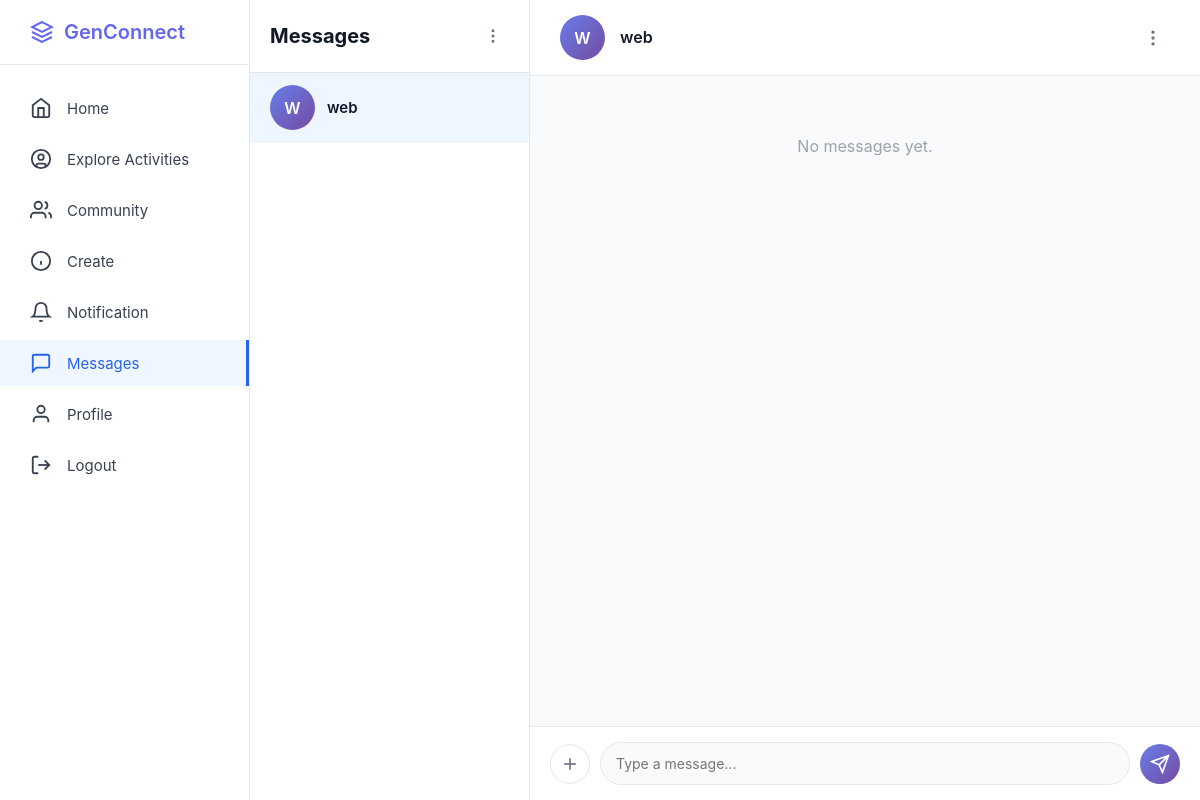
The page /messages/4?is_group=true (signed in) on the database as committed earlier.
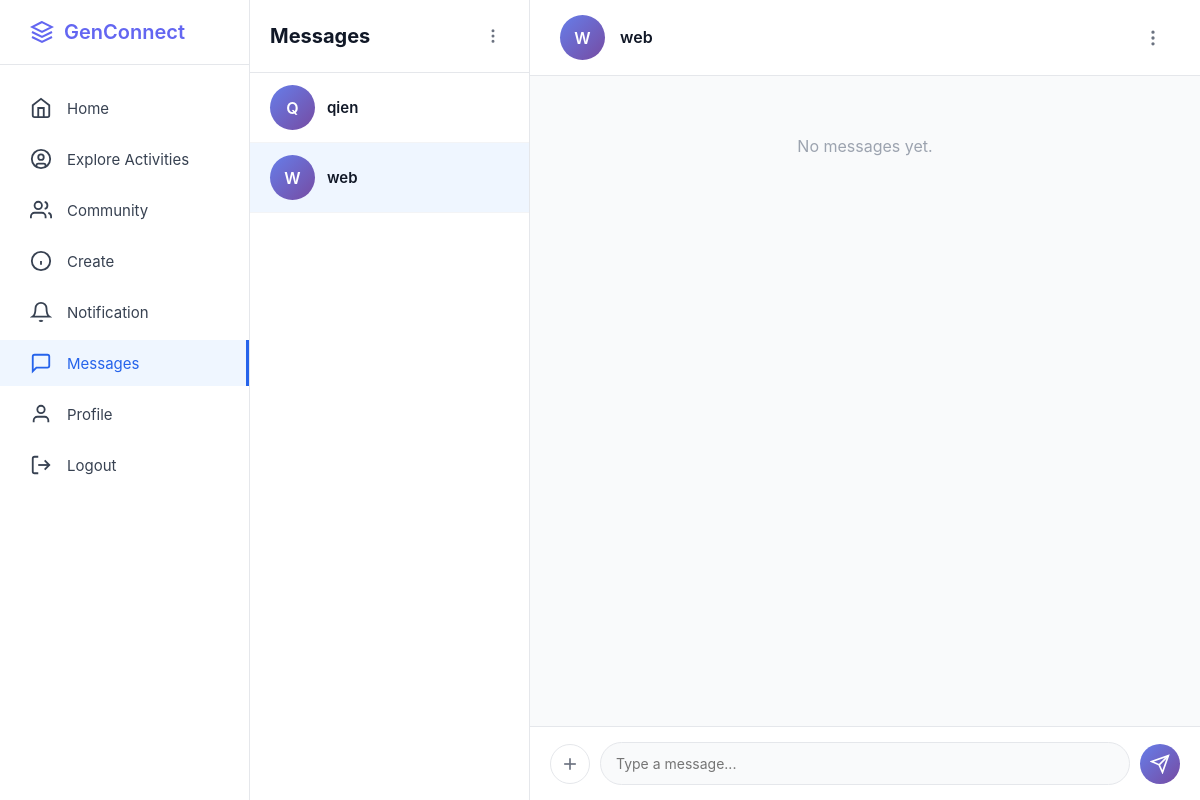
The same page on the database as committed later.
### app.py (models this page shows, shortened)
class Community(db.Model):
    __tablename__ = 'communities'
    id = db.Column(db.Integer, primary_key=True)
    name = db.Column(db.String(100), nullable=False)
    description = db.Column(db.Text, nullable=True)
    image_url = db.Column(db.String(255), nullable=True)
    creator_id = db.Column(db.Integer, db.ForeignKey('users.id'), nullable=False)
    created_at = db.Column(db.DateTime, default=datetime.utcnow)
    memberships = db.relationship('CommunityMember', backref='community', lazy=True, cascade='all, delete-orphan')
    def get_member_count(self):
        return CommunityMember.query.filter_by(community_id=self.id).count()

class User(db.Model):
    __tablename__ = 'users'
    id = db.Column(db.Integer, primary_key=True)
    username = db.Column(db.String(80), unique=True, nullable=False)
    email = db.Column(db.String(120), unique=True, nullable=False)
    fullname = db.Column(db.String(100), nullable=True)
    password_hash = db.Column(db.String(255), nullable=False)
    bio = db.Column(db.Text, nullable=True)
    interests = db.Column(db.String(255), nullable=True)
    profile_picture = db.Column(db.String(255), default='default.jpg')
    banner_image = db.Column(db.String(255), default='default_banner.jpg')
    member_type = db.Column(db.String(50), default='Youth Member')
    created_at = db.Column(db.DateTime, default=datetime.utcnow)
    posts = db.relationship('Post', backref='author', lazy=True, cascade='all, delete-orphan')
    comments = db.relationship('Comment', backref='author', lazy=True, cascade='all, delete-orphan')
    likes = db.relationship('Like', backref='user', lazy=True, cascade='all, delete-orphan')
    community_memberships = db.relationship('CommunityMember', backref='user', lazy=True, cascade='all, delete-orphan')
    sent_messages = db.relationship('Message', foreign_keys='Message.sender_id', backref='sender', lazy='dynamic', cascade='all, delete-orphan')
    received_messages = db.relationship('Message', foreign_keys='Message.receiver_id', backref='receiver', lazy='dynamic', cascade='all, delete-orphan')
    contacts_initiated = db.relationship('Contact', foreign_keys='Contact.user_id', backref='user', lazy='dynamic', cascade='all, delete-orphan')
    contacts_received = db.relationship('Contact', foreign_keys='Contact.contact_user_id', backref='contact_user', lazy='dynamic', cascade='all, delete-orphan')
    followers = db.relationship('Follow', foreign_keys='Follow.followed_id', backref='followed_user', lazy='dynamic', cascade='all, delete-orphan')
    following = db.relationship('Follow', foreign_keys='Follow.follower_id', backref='follower_user', lazy='dynamic', cascade='all, delete-orphan')
    def get_contacts(self):
        contacts = Contact.query.filter(or_(and_(Contact.user_id == self.id, Contact.status == 'accepted'), and_(Contact.contact_user_id == self.id, Contact.status == 'accepted'))).all()
        contact_users = []
        for contact in contacts:
            if contact.user_id == self.id: contact_users.append(contact.contact_user)
            else: contact_users.append(contact.user)
        return contact_users

### app.py (the view)
@app.route('/messages/<int:target_id>')
def message_thread(target_id):
    if 'user_id' not in session: return redirect(url_for('login'))
    current_user = User.query.get(session['user_id'])
    if not current_user: return redirect(url_for('login'))
    contacts = current_user.get_contacts()
    groups = Community.query.join(CommunityMember).filter(CommunityMember.user_id == current_user.id).all()
    conversations = []
    for c in contacts:
        conversations.append({'id': c.id, 'name': c.username, 'contact': c, 'is_group': False})
    for g in groups:
        conversations.append({'id': g.id, 'name': g.name, 'group': g, 'is_group': True})
    is_group = request.args.get('is_group') == 'true'
    member_count = 0
    group_members = []
    if is_group:
        contact = Community.query.get_or_404(target_id)
        member_count = contact.get_member_count()
        group_members = User.query.join(CommunityMember).filter(CommunityMember.community_id == target_id).all()
        messages = Message.query.filter_by(community_id=target_id).order_by(Message.created_at.asc()).all()
    else:
        contact = User.query.get_or_404(target_id)
        messages = Message.query.filter(or_(
            and_(Message.sender_id == current_user.id, Message.receiver_id == contact.id),
            and_(Message.sender_id == contact.id, Message.receiver_id == current_user.id)
        )).order_by(Message.created_at.asc()).all()
    return render_template('message_thread.html',
                         contact=contact,
                         messages=messages,
                         conversations=conversations,
                         contacts=contacts,
                         current_user=current_user,
                         is_group=is_group,
                         member_count=member_count,
                         group_members=group_members)

### templates/message_thread.html (shortened to what the changed rows need)
<!DOCTYPE html>
<html lang="en">
<head>
    {% set displayName = contact.username if contact.username is defined else contact.name %}
</head>
<body>
<div class="container">
    <div class="messages-container">
        <div class="conversations-sidebar">
            <div class="conversations-header">
                <h2>Messages</h2>
            </div>
            <div class="conversations-list">
                {% if conversations %}
                    {% for conv in conversations %}
                    <a href="/messages/{{ conv.id }}?is_group={{ 'true' if conv.is_group else 'false' }}"
                       class="conversation-item {% if (is_group and conv.is_group and conv.id == contact.id) or (not is_group and not conv.is_group and conv.id == contact.id) %}active{% endif %}">
                        <div class="conversation-avatar">{{ conv.name[0].upper() }}</div>
                        <div class="conversation-name">{{ conv.name }}</div>
                    </a>
                    {% endfor %}
                {% else %}
                    <div style="padding: 20px; text-align: center; color: #9ca3af;">No conversations yet.</div>
                {% endif %}
            </div>
        </div>
        <div class="chat-area">
            <div class="chat-header">
                <div class="chat-header-info">
                    <div class="chat-avatar">{{ displayName[0].upper() }}</div>
                    <div class="chat-user-info">
                        <h3>{{ displayName }}</h3>
                    </div>
                </div>
            </div>
        </div>
    </div>
</div>
</body>
</html>

Rows that differ between the two databases and show on the page:
added User: username "Q", name "qien"
